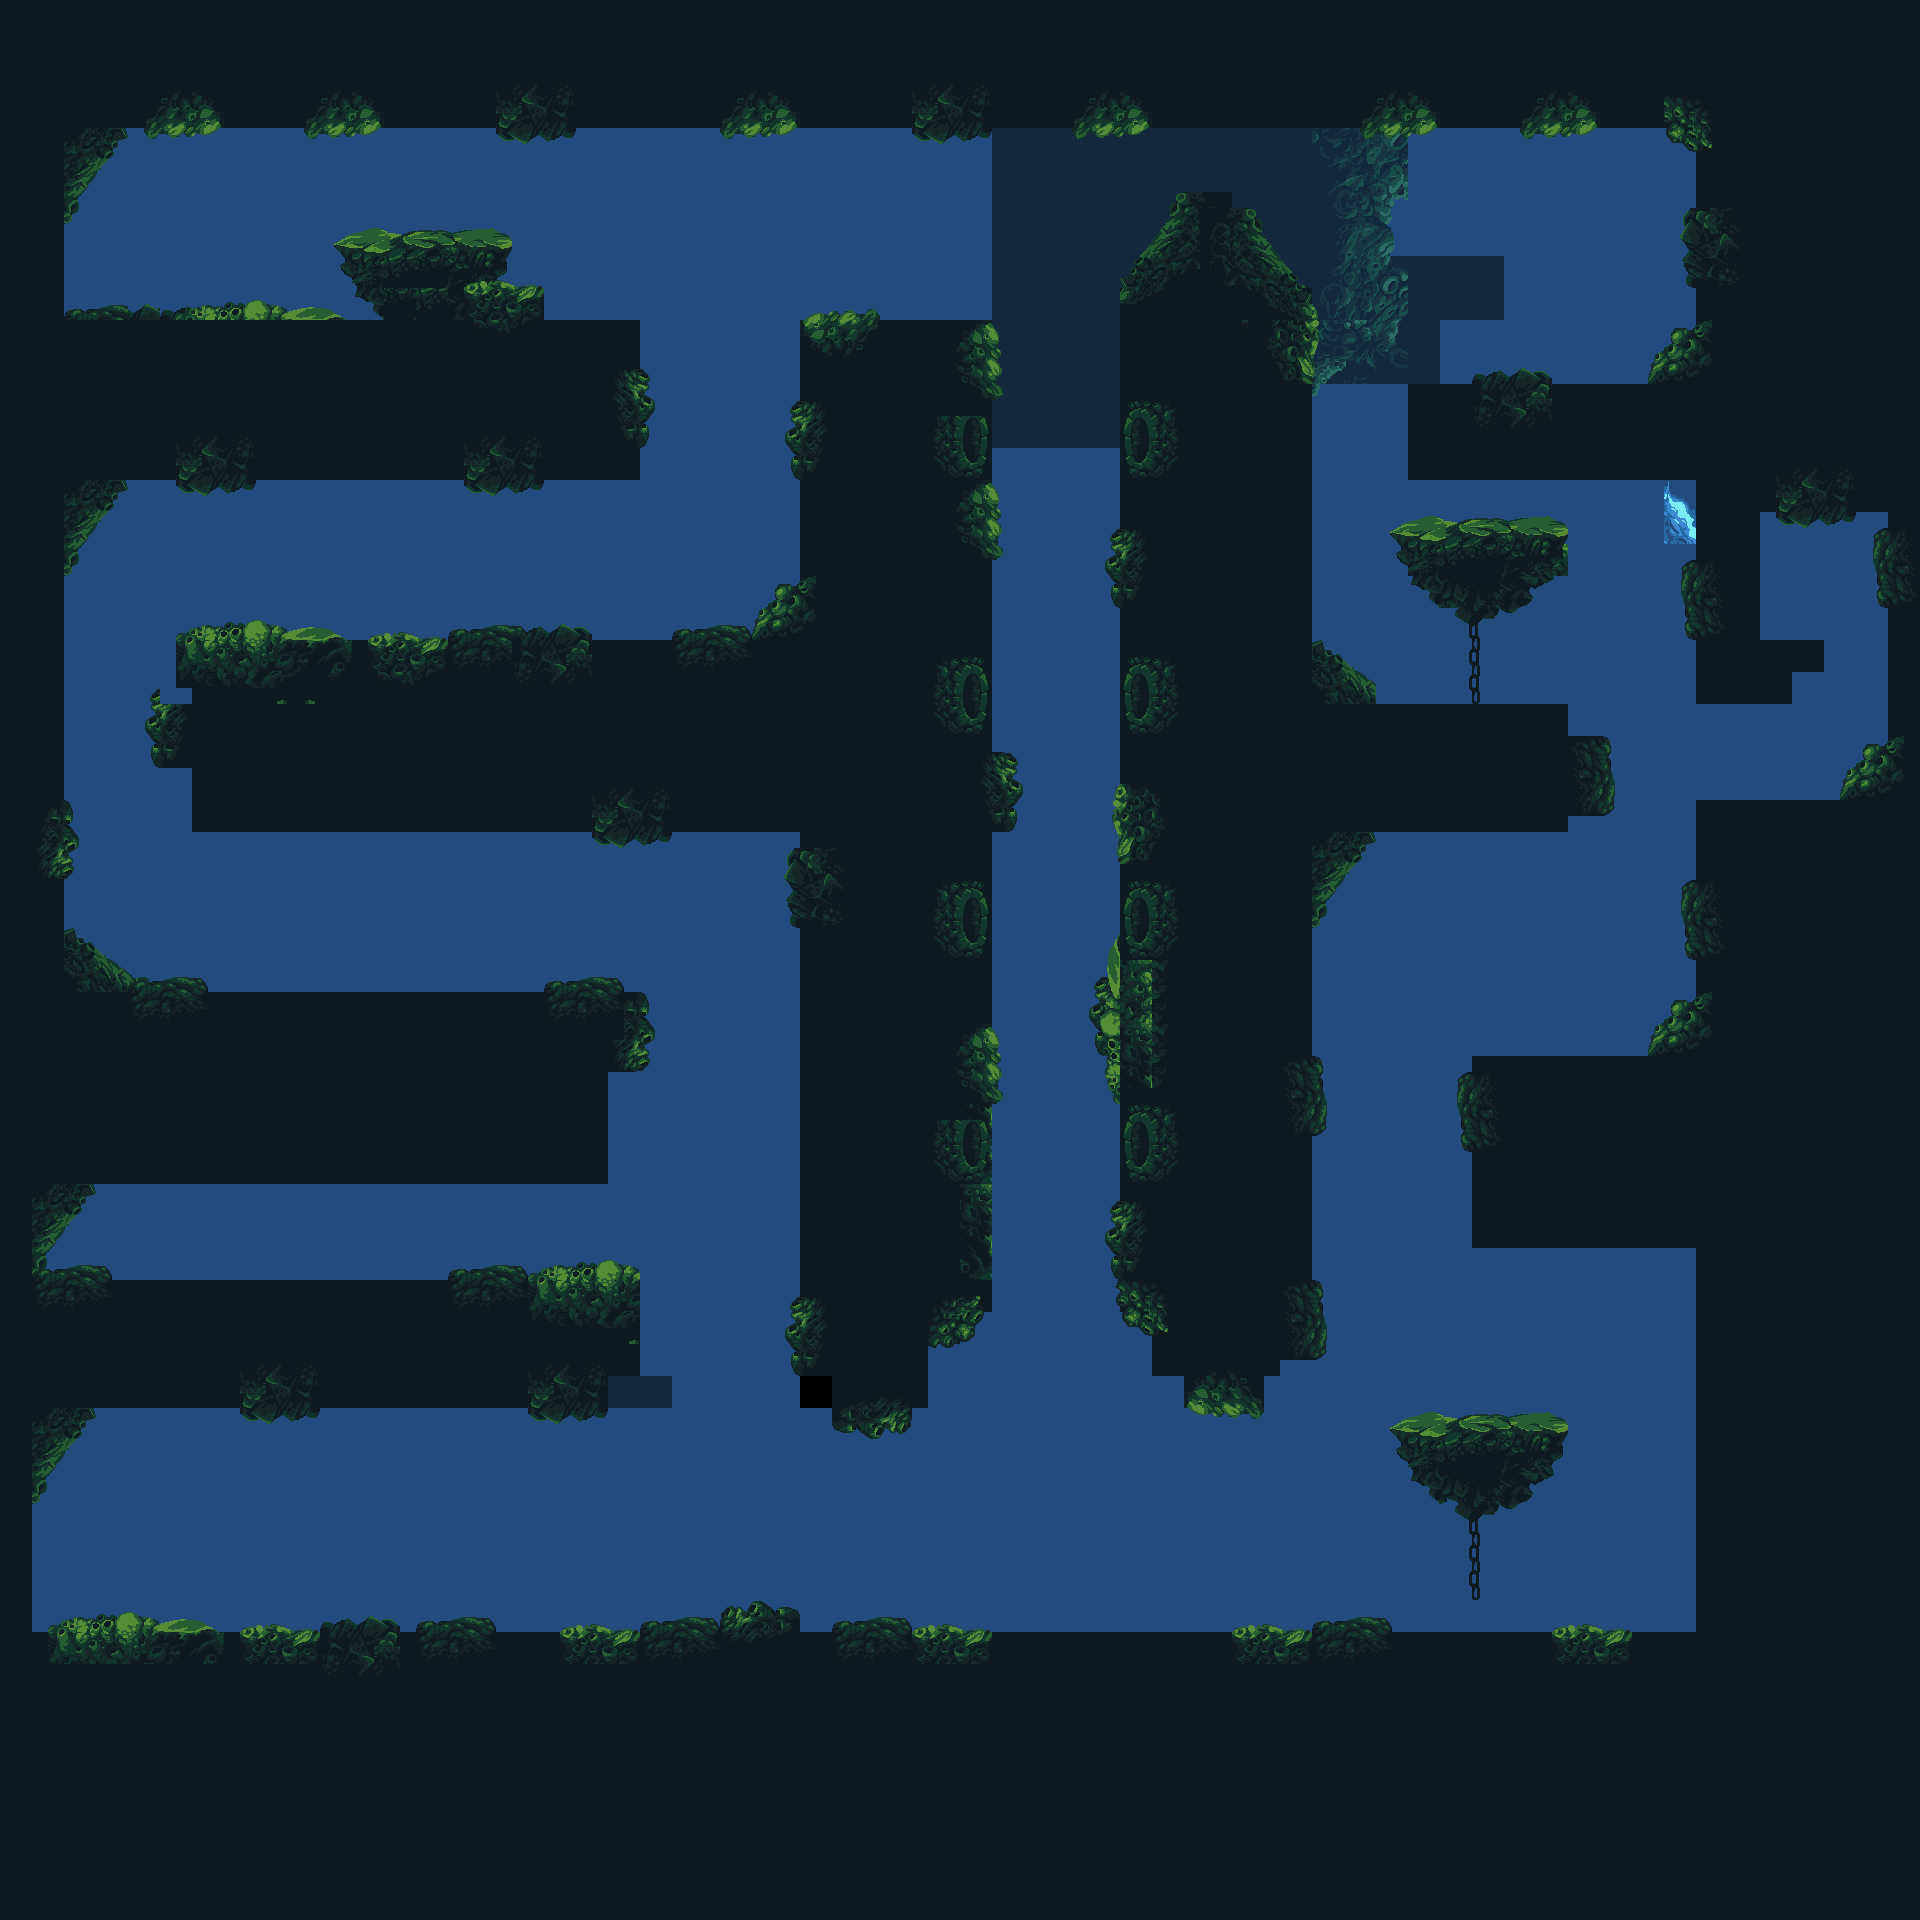

Rendered tile map (Tiled .tmx) drawn with the repository's tilesets; below, a short description and the map source with its tile grids summarised:
An orthogonal 60x60 tile map with 32x32 px tiles, 5 tile layers (BG, MIdground, Background, Front1, ...), 4 tilesets and 32 objects.

<map version="1.10" tiledversion="1.12.1" orientation="orthogonal" renderorder="right-down" width="60" height="60" tilewidth="32" tileheight="32" infinite="0" nextlayerid="12" nextobjectid="36">
 <tileset firstgid="1" source="Aquatic_Scenario.tsx" />
 <tileset firstgid="301" source="Background.tsx" />
 <tileset firstgid="373" source="Midground.tsx" />
 <tileset firstgid="374" source="MidgroundTile.tsx" />
 <layer id="8" name="BG" width="60" height="60">
  <data>[3600 cells, 3600 non-empty, 34 distinct tile ids]</data>
 </layer>
 <layer id="9" name="MIdground" width="60" height="60">
  <data>[3600 cells, 120 non-empty, 60 distinct tile ids]</data>
 </layer>
 <layer id="6" name="Background" width="60" height="60">
  <properties>
   <property name="solid" value="" />
  </properties>
  <data>[3600 cells, 2057 non-empty, 26 distinct tile ids]</data>
 </layer>
 <layer id="7" name="Front1" width="60" height="60">
  <data>[3600 cells, 541 non-empty, 125 distinct tile ids]</data>
 </layer>
 <layer id="10" name="FRONT2" width="60" height="60">
  <data>[3600 cells, 292 non-empty, 46 distinct tile ids]</data>
 </layer>
 <objectgroup id="11" name="World_Limit" visible="0">
  <object id="1" x="64" y="320" width="576" height="160" />
  <object id="3" x="0" y="0" width="1440" height="128" />
  <object id="4" x="1440" y="0" width="480" height="128" />
  <object id="5" x="0" y="128" width="64" height="1056" />
  <object id="6" x="0" y="1184" width="32" height="736" />
  <object id="7" x="32" y="1632" width="1920" height="288" />
  <object id="8" x="1696" y="800" width="256" height="832" />
  <object id="9" x="1472" y="1056" width="320" height="192" />
  <object id="10" x="1120" y="288" width="192" height="1024" />
  <object id="11" x="1152" y="1312" width="160" height="32" />
  <object id="12" x="1184" y="1344" width="128" height="64" />
  <object id="13" x="800" y="320" width="128" height="1056" />
  <object id="15" x="928" y="320" width="64" height="1024" />
  <object id="16" x="160" y="640" width="672" height="192" />
  <object id="17" x="64" y="992" width="576" height="192" />
  <object id="18" x="32" y="1280" width="672" height="128" />
  <object id="19" x="992" y="1440" width="128" height="224" />
  <object id="20" x="1408" y="1440">
   <polygon points="0,0 64,64 160,0" />
  </object>
  <object id="21" x="1312" y="704" width="288" height="128" />
  <object id="22" x="1376" y="384" width="544" height="64" />
  <object id="23" x="1696" y="128" width="224" height="288" />
  <object id="24" x="1376" y="448" width="576" height="32" />
  <object id="25" x="1696" y="480" width="64" height="256" />
  <object id="26" x="1760" y="640" width="64" height="32" />
  <object id="27" x="1760" y="480" width="160" height="32" />
  <object id="28" x="1888" y="512" width="96" height="352" />
  <object id="29" x="1120" y="288">
   <polygon points="0,0 64,-96 128,-96 192,0" />
  </object>
  <object id="30" x="800" y="1376" width="128" height="32" />
  <object id="31" x="1408" y="544">
   <polygon points="0,0 64,64 160,0" />
  </object>
  <object id="33" x="352" y="256" width="160" height="64" />
  <object id="34" x="1536" y="1056" />
  <object id="35" x="2400" y="1248" />
 </objectgroup>
</map>
